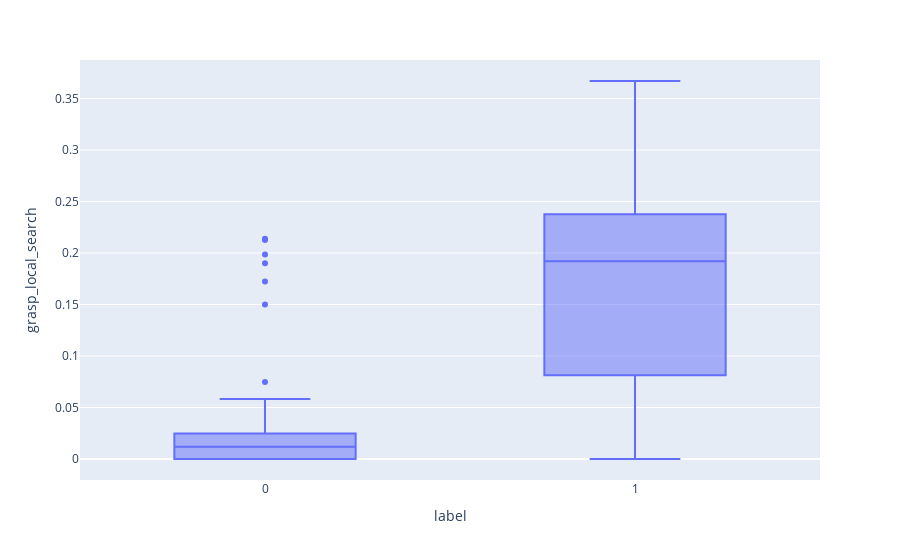

This figure's notebook cell:
### Code cell
px.box(data, x="label", y="grasp_local_search")

### Figure 1 — Plotly figure (JSON) as saved in the notebook; plotly's stock layout.template omitted (floating-point values rounded to 4 significant figures)
{"data": [{"alignmentgroup": "True", "hovertemplate": "label=%{x}<br>grasp_local_search=%{y}<extra></extra>", "legendgroup": "", "marker": {"color": "#636efa"}, "name": "", "notched": false, "offsetgroup": "", "orientation": "v", "showlegend": false, "type": "box", "x": ["0", "0", "0", "0", "0", "0", "1", "0", "0", "0", "0", "0", "0", "0", "0", "0", "0", "0", "0", "0", "0", "1", "0", "0", "1", "0", "1", "0", "0", "0", "0", "0", "0", "0", "0", "0", "0", "0", "0", "0", "0", "0", "0", "0", "0", "0", "0", "0", "0", "0", "0", "0", "0", "0", "0", "0", "1", "0", "0", "0", "0", "1", "0", "0", "0", "0", "0", "0", "0", "0", "0", "0", "0", "0", "0", "0", "0", "0", "0", "0", "0", "0", "0", "0", "0", "0", "0", "0", "0", "0", "0", "0", "0", "0", "0", "0", "0", "0", "0", "0", "1", "0", "0", "0", "0", "0", "0", "0", "0", "1", "0", "0", "1", "0", "0", "1", "0", "0", "0", "0", "0", "0", "0", "0", "0", "0", "0", "0"], "x0": " ", "xaxis": "x", "y": [0.002989, 0.009677, 0.005118, 0.05815, 0, 0.01351, 0.1899, 0.1901, 0, 0.01444, 0.01863, 0.036, 0.03939, 0.1724, 0, 0.009724, 0.0101, 0, 0, 0.01711, 0.02335, 0.194, 0.01916, 0, 0.08135, 0.024, 0.2412, 0.03137, 0, 0.0313, 0.02939, 0.03811, 0.01867, 0.01384, 0, 0.009078, 0.012, 0.01705, 0.04536, 0.006406, 0.01706, 0.007716, 0.02778, 0, 0.05051, 0.01286, 0.1986, 0, 0, 0.001739, 0, 0.1501, 0.01229, 0.003945, 0.01626, 0.01502, 0.118, 0, 0.0003733, 0.02168, 0.0173, 0, 0.001155, 0.0001021, 0.04934, 0.0001778, 0.01228, 0, 0.02244, 0.01189, 0.01911, 0.01413, 8.85e-05, 0.000115, 0.07469, 0.01329, 0.009081, 0.03206, 0, 0.03566, 0.01658, 0.02482, 0.0195, 0, 0.03332, 0, 0.04579, 0.0006728, 0.01038, 0.004843, 0.01323, 0.01938, 0.001641, 0.007168, 0.01218, 0.001737, 0.03237, 0, 0.01303, 0, 0, 0.2139, 0.01044, 0, 0.03757, 0.03095, 0, 0, 0.03441, 0.2208, 0.004138, 0.01128, 0.367, 0, 0, 0.2376, 0.03379, 0.03723, 0.006944, 0, 0.02725, 0.2125, 0, 0.01106, 0, 0.003971, 0.007895, 0], "y0": " ", "yaxis": "y"}], "layout": {"boxmode": "group", "legend": {"tracegroupgap": 0}, "margin": {"t": 60}, "xaxis": {"anchor": "y", "domain": [0, 1], "title": {"text": "label"}}, "yaxis": {"anchor": "x", "domain": [0, 1], "title": {"text": "grasp_local_search"}}}}
